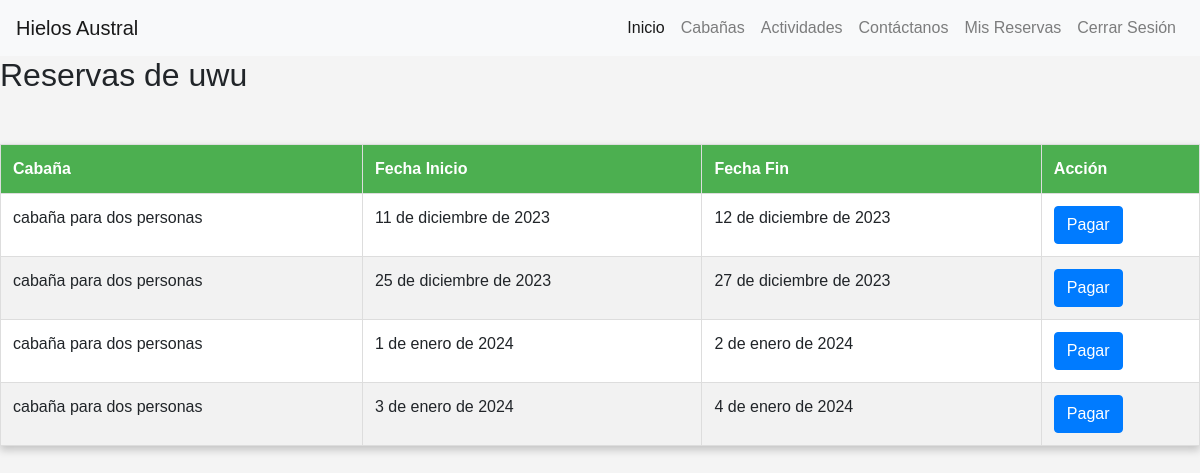
The page /reservas/cliente/4/ (signed in) on the database its author committed.
### modelapp/models.py (models this page shows)
class Reserva(models.Model):
    reserva_id = models.AutoField(primary_key=True)
    cliente = models.ForeignKey(settings.AUTH_USER_MODEL, on_delete=models.CASCADE)
    cabaña = models.ForeignKey(Cabaña, on_delete=models.CASCADE)
    fecha_inicio = models.DateField()
    fecha_fin = models.DateField()

class Cabaña(models.Model):
    cabaña_id = models.AutoField(primary_key=True)
    precio = models.DecimalField(max_digits=10, decimal_places=2)
    capacidad = models.PositiveIntegerField()
    descripcion = models.TextField()
    imagen = models.ImageField(upload_to='cabañas/')

### modelapp/views.py (the view)
# urls.py: path('reservas/cliente/<int:cliente_id>/', views.reservas_por_cliente, name='reservas_por_cliente'),
@login_required
def reservas_por_cliente(request, cliente_id):
    cliente = get_object_or_404(User, pk=cliente_id)
    reservas = Reserva.objects.filter(cliente=cliente)
    return render(request, 'verReservas.html', {'reservas': reservas, 'cliente': cliente})

### templates/verReservas.html
{% extends 'layout.html' %}
{% block content %}
<h2>Reservas de {{ cliente.username }}</h2>
<table class="reservas-table">
    <thead>
        <tr>
            <th>Cabaña</th>
            <th>Fecha Inicio</th>
            <th>Fecha Fin</th>
            <th>Acción</th>
        </tr>
    </thead>
    <tbody>
        {% for reserva in reservas %}
        <tr>
            <td>{{ reserva.cabaña.descripcion }}</td>
            <td>{{ reserva.fecha_inicio }}</td>
            <td>{{ reserva.fecha_fin }}</td>
            <td>
                <a href="{% url 'web:pagar' reserva.reserva_id%}" class="btn btn-primary">Pagar</a>
            </td>
        </tr>
        {% empty %}
        <tr>
            <td colspan="4">No hay reservas para este cliente.</td>
        </tr>
        {% endfor %}
    </tbody>
</table>
{% endblock %}

### hielos_austral/static/css/styles.css (style rules this page uses)
body { font-family: 'Arial', sans-serif; margin: 0; padding: 0; background-color: #f4f4f4; padding-top: 56px; }
.reservas-table { width: 100%; border-collapse: collapse; margin-top: 50px; box-shadow: 0 4px 8px 0 rgba(0,0,0,0.2); font-family: Arial, sans-serif; }
.reservas-table th, .reservas-table td { border: 1px solid #ddd; padding: 12px; text-align: left; }
.reservas-table th { background-color: #4CAF50; color: white; }
.reservas-table tr:nth-child(even) { background-color: #f2f2f2; }
.reservas-table tr:nth-child(odd) { background-color: #ffffff; }
.reservas-table td { vertical-align: top; }

### rows shown on the page
Reserva: cabaña.descripcion "cabaña para dos personas", fecha_inicio "11 de diciembre de 2023", fecha_fin "12 de diciembre de 2023"
Reserva: cabaña.descripcion "cabaña para dos personas", fecha_inicio "25 de diciembre de 2023", fecha_fin "27 de diciembre de 2023"
Reserva: cabaña.descripcion "cabaña para dos personas", fecha_inicio "1 de enero de 2024", fecha_fin "2 de enero de 2024"
Reserva: cabaña.descripcion "cabaña para dos personas", fecha_inicio "3 de enero de 2024", fecha_fin "4 de enero de 2024"

### other values the page prints
{{ cliente.username }} "uwu"
